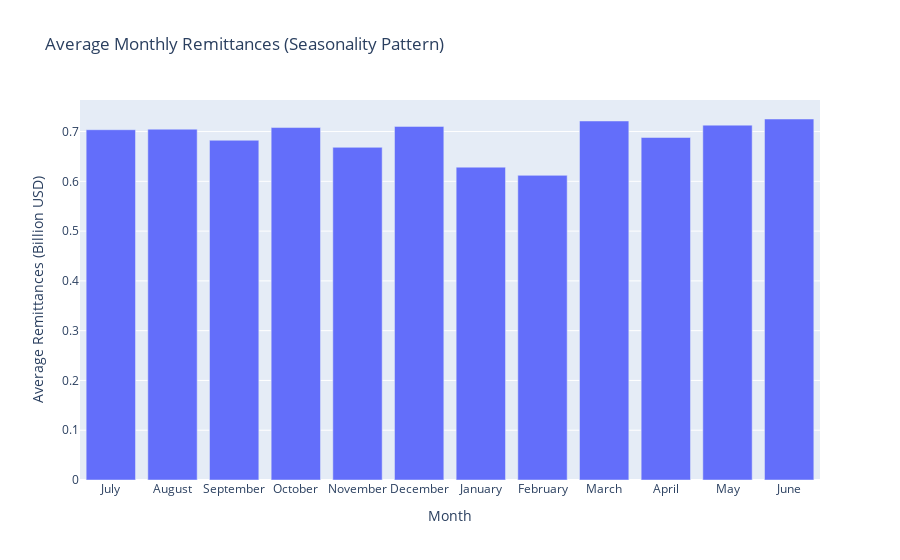

The cell this chart's notebook holds for it:
### Markdown cell above
## **4. Seasonality Analysis (Monthly Patterns) ⭐⭐⭐⭐**

### Code cell
# extract numeric month and full month name for seasonality analysis
df["Month"] = df["Date"].dt.month
df["Month_Name"] = df["Date"].dt.month_name()

# calculate average remittance for each calendar month across the whole data set
monthly_avg = (
    df.groupby("Month_Name", sort=False)["Remittances_Billion_USD"]
    .mean()
    .reset_index()
)

# bar chart to visualise seasonal peaks and troughs
fig = px.bar(
    monthly_avg,
    x="Month_Name",
    y="Remittances_Billion_USD",
    title="Average Monthly Remittances (Seasonality Pattern)",
)

# tidy up axis labels
fig.update_layout(
    xaxis_title="Month",
    yaxis_title="Average Remittances (Billion USD)"
)

fig.show()

### Figure 1 — Plotly figure (JSON) as saved in the notebook; plotly's stock layout.template omitted (floating-point values rounded to 4 significant figures)
{"data": [{"hovertemplate": "Month_Name=%{x}<br>Remittances_Billion_USD=%{y}<extra></extra>", "legendgroup": "", "marker": {"color": "#636efa", "pattern": {"shape": ""}}, "name": "", "orientation": "v", "showlegend": false, "textposition": "auto", "type": "bar", "x": ["July", "August", "September", "October", "November", "December", "January", "February", "March", "April", "May", "June"], "xaxis": "x", "y": [0.7037, 0.7048, 0.6825, 0.708, 0.6683, 0.7104, 0.6285, 0.612, 0.7212, 0.6881, 0.7129, 0.7252], "yaxis": "y"}], "layout": {"barmode": "relative", "legend": {"tracegroupgap": 0}, "title": {"text": "Average Monthly Remittances (Seasonality Pattern)"}, "xaxis": {"anchor": "y", "domain": [0, 1], "title": {"text": "Month"}}, "yaxis": {"anchor": "x", "domain": [0, 1], "title": {"text": "Average Remittances (Billion USD)"}}}}
